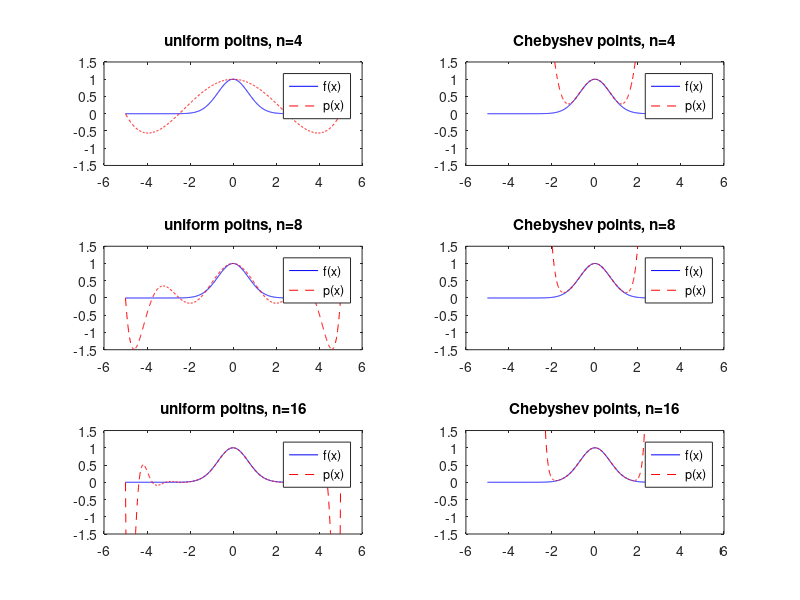

This chart was generated by the following MATLAB code:
function interpolation_template
% function to be interpolated
f = @(x) exp(-x.^2);

x = linspace(-5, 5, 1000); % Evaluation points

N_values = [4,8,16]; % Different number of interpolating points

figure;

for k = 1:length(N_values)
    N = N_values(k);

    % uniform points
    xi_uniform = linspace(-5,5,N+1)';
    p_uniform = myinterp(xi_uniform, f, x);

    % subplots
    subplot(length(N_values), 2, 2*k-1);
    plot(x, f(x), 'b-', x, p_uniform, 'r--');
    title(['uniform poitns, n=', num2str(N)]); % num2str converts num to string
    ylim([-1.5 1.5]);
    legend('f(x)', 'p(x)');
    hold on;

    % Chebyshev points
    xi_chebyshev = zeros(N+1, 1);
    h = pi/N;
    for i = 0:N
        theta_i = i*h;
        xi_chebyshev(i+1) = cos(theta_i);
    end

    p_chebyshev = myinterp(xi_chebyshev,f,x);

    subplot(length(N_values), 2, 2*k);  % subplots for Chebyshec
    plot(x, f(x), 'b-', x, p_chebyshev, 'r--');
    title(['Chebyshev points, n=', num2str(N)]);
    ylim([-1.5 1.5]);
    legend('f(x)', 'p(x)');
    hold off;
end

end


%%%%%%%%%%%
function p = myinterp(xi, f, x)
    fxi = f(xi);    % function evaluated at the interpolating points

    Fx = DivDiffTab(xi, fxi);

    a = Fx(1, :);   % the first row of Fx is the coefficients

    % compute the polynomial p following notes on page 5, chap 5
    n = numel(xi) - 1;
    p = a(n+1)*ones(size(x));
    for i = n:-1:1
        p = a(i) + p.*(x - xi(i));
    end

end

function Fx = DivDiffTab(x, fx)
% x is an array
% fx is the function to be interpolated, f, evaluated at the array x
% Fx is the matrix storing the coefficients; first row are the coefficients
% in Newton's form

Fx = nan(numel(x));     % initialize the matrix Fx

Fx(:, 1) = fx;          % fill the first column by the function values

for i = 1:numel(x)-1    % go column by column
    % the i+1-th column is obtained by the differences from the i-th column
    % remember to divide it by the corresponding difference of x values
    Fx(1 : end - i, i + 1) = (Fx(2 : end - i + 1, i) - Fx(1 : end - i, i))...
        ./(x(1 + i : end) - x(1 : end - i));



end

% you should at least verify your table against the table on page 4, chap5


end
